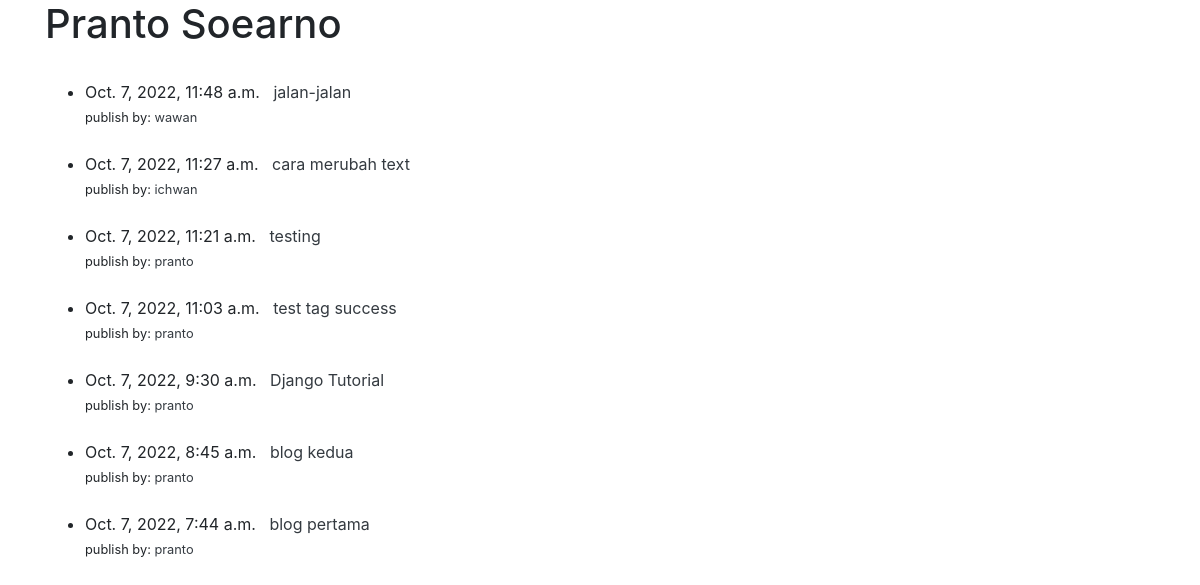
The page / on the database its author committed.
### blog/models.py (models this page shows, shortened)
class Post(models.Model):
      title = models.CharField(max_length=50)
      tags = models.ManyToManyField('Tag')
      publish_date = models.DateTimeField(auto_now_add=True)
      author = models.ForeignKey(User, on_delete=models.CASCADE)
      content = models.TextField()
      slug_blog = models.SlugField(max_length=100, unique=True)

### author/models.py (models this page shows)
class User(models.Model):
      name = models.CharField(max_length=50)
      phone = models.FloatField(max_length=20)
      create_at = models.DateTimeField(auto_now_add=True)
      def __str__(self):
            return self.name

### blog/views.py (the view)
# urls.py: path('', HomeView.as_view(), name="home"),
class HomeView(ListView):
  queryset = Post.objects.order_by('-publish_date')
  model = Post
  template_name = 'home.html'

### blog/templates/home.html (shortened to what this page needs)
<!doctype html>
<html lang="en">
  <head>
    <link rel="stylesheet" href="https://cdn.jsdelivr.net/npm/bootstrap@4.0.0/dist/css/bootstrap.min.css">
  </head>
  <body>
        <div class="container">
            <h1>Pranto Soearno</h1>
            <br>
            <ul>
            {% for post in object_list %}
                  <li> <span>{{ post.publish_date }}</span> &nbsp; <a style="text-decoration:none" class="text-dark" href="{% url 'detail' post.slug_blog %}">{{ post.title }}</a></li>
                  <small>publish by: <a style="text-decoration:none" class="text-dark" href="{% url 'auth' post.author|slugify %}">{{ post.author }}</a></small><br>
                  <br>
            {% endfor%}
      </ul>
      </div>
  </body>
</html>

### rows shown on the page
Post: publish_date "Oct. 7, 2022, 11:48 a.m.", title "jalan-jalan", author "wawan"
Post: publish_date "Oct. 7, 2022, 11:27 a.m.", title "cara merubah text", author "ichwan"
Post: publish_date "Oct. 7, 2022, 11:21 a.m.", title "testing", author "pranto"
Post: publish_date "Oct. 7, 2022, 11:03 a.m.", title "test tag success", author "pranto"
Post: publish_date "Oct. 7, 2022, 9:30 a.m.", title "Django Tutorial", author "pranto"
Post: publish_date "Oct. 7, 2022, 8:45 a.m.", title "blog kedua", author "pranto"
Post: publish_date "Oct. 7, 2022, 7:44 a.m.", title "blog pertama", author "pranto"
